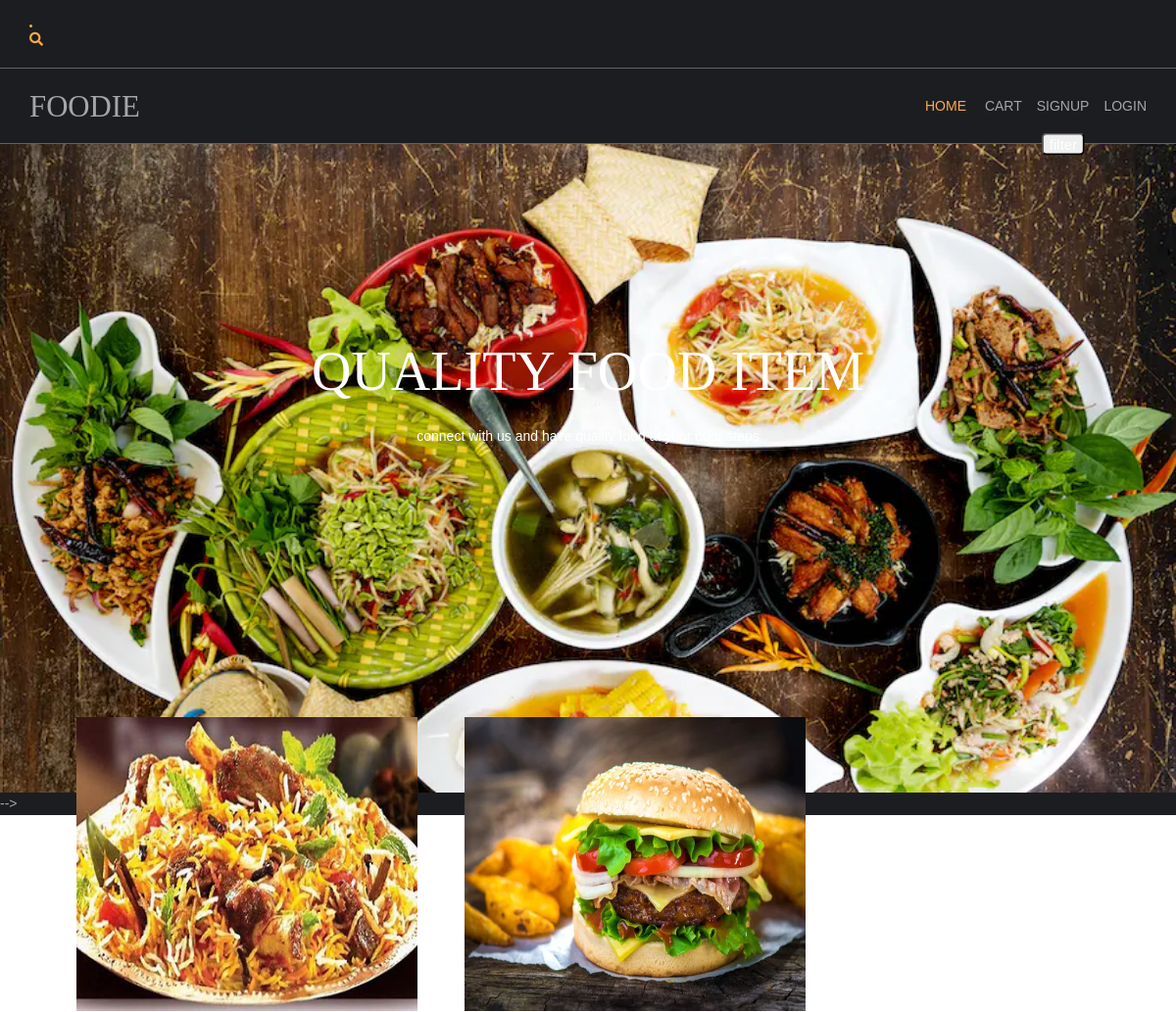
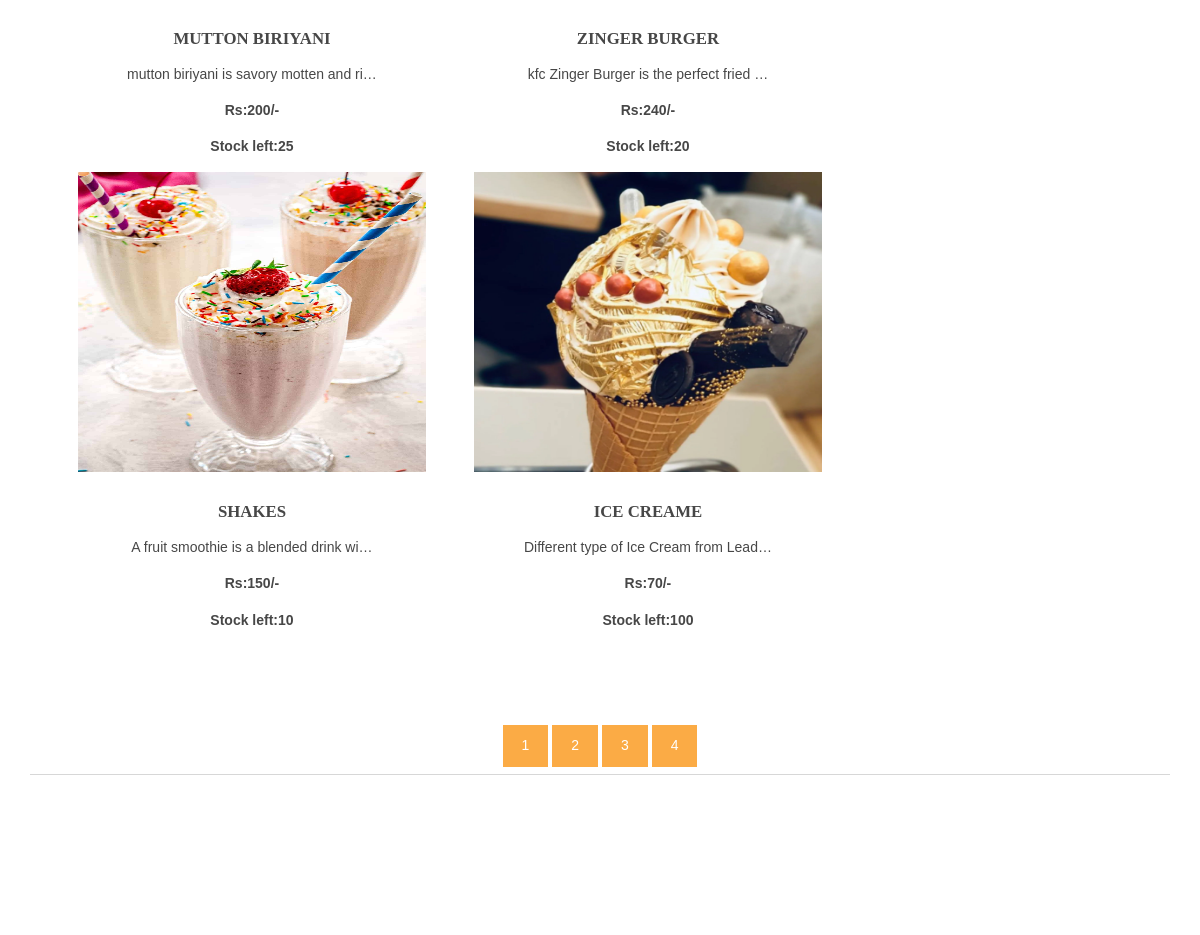
The page / on the database its author committed (2 pictures, top to bottom).
### shop/models.py (models this page shows, shortened)
class products(models.Model):
    name=models.CharField(max_length=250,unique=True)
    slug=models.SlugField(max_length=250,unique=True)
    image=models.ImageField(upload_to='products')
    desc=models.TextField()
    price=models.IntegerField()
    stock=models.IntegerField()
    available=models.BooleanField()
    categ=models.ForeignKey(category,on_delete=models.CASCADE)
    def get_url(self):
         return reverse('details',args=[self.categ.slug,self.slug])

### shop/views.py (the view)
# urls.py: 2. Add a URL to urlpatterns:  path('', views.home, name='home')
def home(request, c_slug=None):
       c_page=None
       prod=None
       if c_slug!=None:
              c_page=get_object_or_404(category,slug=c_slug)
              prod=products.objects.filter(categ=c_page,available=True)
       else:
               prod=products.objects.all().filter(available=True)
       categ= category.objects.all()
       paginator =Paginator(prod,4)
       try:
              page=int(request.GET.get('page','1'))
       except:
              page=1
       try:
              pro=paginator.page(page)
       except(EmptyPage,InvalidPage):
              pro = paginator.page(paginator.num_pages)
       return render(request,'home.html',{'pr':prod,'categ':categ,'pg':pro})

### shop/models.py (called while the page is built)
    def get_url(self):
        return reverse('prod_cat',args=[self.slug])

### templates/home.html (shortened to what this page needs)
{% extends  'base.html' %}
{% load static %}
{% block content %}
<head>
<link href="{% static 'home/layout/styles/layout.css' %}" rel="stylesheet" type="text/css" media="all">
</head>
<body id="top">
<div class="dropdown" style="float:right;margin-right:100px">
  <button class="btn1">filter</button>
</div>
      <div class="bgded"  style="background-image:url('/static/home/images/demo/backgrounds/01.png');" >
  <div id="pageintro" class="hoc clear">
    <article>
      <h3 class="heading">Quality food item</h3>
      <p >connect with us and have quality food at yuor door steps</p>
    </article>
  </div>
</div> -->
<div class="wrapper row3">
  <main class="hoc container clear">
    <section id="introblocks">
      <ul class="nospace group btmspace-80">
          {% for i in pg.object_list %}
        <li class="one_third ">
          <figure><a class="imgover" href="{{i.get_url}}"><img style="height:300px;width:400px;" src="{{i.image.url}}" alt=""></a>
            <figcaption>
              <h6 class="heading">{{i.name}}</h6>
              <p>{{i.desc|truncatechars:40}}</p>
              <B><P>Rs:{{i.price}}/-</p>
                <p> Stock left:{{i.stock}}</p></B>
            </figcaption>
          </figure>
        </li>
          {% endfor %}
      </ul>
    </section>
     <center>
  {% for  p in pg.paginator.page_range %}
  <a href="?page={{p}}" class="btn btn-light btn-sm {% if pg.number == p%} active {% endif %}">{{p}}</a>
  {% endfor %}
     </center>
  <hr class="btmspace-80">
  </div>
{% endblock %}

### templates/base.html (shortened to what this page needs)
{% load static %}
<!DOCTYPE html>
<html lang="en">
<head>
<link href="{% static 'home/layout/styles/layout.css' %}" rel="stylesheet" type="text/css" media="all">
</head>
<body id="top">
  <div class="wrapper row0">
      <div id="topbar" class="hoc clear">
          <div class="fl-right">
           <li id ="searchform">
              </li>
          </div>
      </div>
  </div>
  <div class="wrapper row1">
    <header id="header" class="hoc clear">
      <div id="logo" class="fl_left">
        <h1><a href="index.html">FOODIE</a></h1>
      </div>
      <nav id="mainav" class="fl_right">
          <ul class="clear">
              <li class="active"><a href="/">Home</a></li>
                <li><a class="active" href="#">Cart</a>
              {% if user.is_authenticated %}
              <li><a class="active" href="account/logout">Logout</a>
              {% else %}
              <li><a class="active" href="account/register">SignUp</a>
                <li><a class="active" href="account/login">Login</a>
                {% endif %}
              </li>
          </ul>
      </nav>
    </header>
  </div>
{% block content %}
{% endblock %}
</body>
</html>

### static/home/layout/styles/layout.css (style rules this page uses)
.row1 { border:solid; border-width:1px 0; }
#topbar { padding:20px 0; font-size:.8rem; text-transform:uppercase; }
#topbar #searchform { position:relative; line-height:1; z-index:9999; }
#topbar #searchform::after { display:block; height:18px; line-height:18px; padding:0; font-family:"Font Awesome\ 5 Free"; font-weight:900; font-size:1rem; content:"\f002"; }
#topbar #searchform ::placeholder { text-transform:capitalize; }
#header #logo { margin:22px 0 0 0; }
#header #logo h1 { margin:0; padding:0; font-size:2.2rem; text-transform:uppercase; }
#pageintro { padding:200px 0 300px; }
#pageintro article, #pageintro article p { display:block; max-width:75%; margin:0 auto; text-align:center; }
#pageintro article p { max-width:65%; line-height:2rem; }
#pageintro .heading { margin-bottom:20px; font-size:4rem; }
.container { padding:80px 0; }
#introblocks { display:block; position:relative; margin:-180px 0 0 0; z-index:1; text-align:center; }
#introblocks figure figcaption { display:block; padding:30px 0 0 0; text-align:center; }
#introblocks figure figcaption .heading { font-size:1.2rem; font-weight:700; margin-bottom:0; }
*, *::before, *::after { transition:all .3s ease-in-out; }
nav ul, nav ol { margin:0; padding:0; list-style:none; }
#mainav, #breadcrumb, .sidebar nav { line-height:normal; }
#mainav ul { text-transform:uppercase; }
#mainav li { display:inline-block; position:relative; margin:0 15px 0 0; padding:0; }
#mainav li:last-child { margin-right:0; }
#mainav li a { display:block; padding:30px 0; }
body { color:#A5A6AA; background-color:#1C1D21; }
a { color:#FBAB45; }
hr, .borderedbox { border-color:#D7D7D7; }
.btn, .btn.inverse:hover { color:#FFFFFF; background-color:#FBAB45; border-color:#FBAB45; }
.imgover, .imgover:hover::after { color:#FFFFFF; }
.row1 { border-color:rgba(255,255,255,.3); }
.row3 { color:#474747; background-color:#FFFFFF; }
#topbar #searchform { color:#FBAB45; }
#header #logo h1 a { color:inherit; }
#pageintro { color:#FFFFFF; }
#mainav li a { color:inherit; }
#mainav .active a, #mainav a:hover, #mainav li:hover > a { color:#FBAB45; background-color:inherit; }
@media screen and (min-width:1140px) { .hoc { max-width:1140px; } }

### templates/home.html (style rules this page uses)
.bgded { height: 100%; backgruond-position:center; background-size: cover; background-repeat: no-repeat; }
.btn1 { position: absolute; top: 50%; left: 50%; transform: translate(-50%, -50%); -ms-transform: translate(-50%, -50%); background-color #555; color: white; font-size: 15px; cursor: pointer; border-radius: 5px; text-align: center; }
.dropdown { position: relative; display:inline-block; padding-left:30px; }

### rows shown on the page
products: image (picture), name "MUTTON BIRIYANI", desc "mutton biriyani is savory motten and ri…", price "200", stock "25"
products: image (picture), name "ZINGER BURGER", desc "kfc Zinger Burger is the perfect fried …", price "240", stock "20"
products: image (picture), name "SHAKES", desc "A fruit smoothie is a blended drink wi…", price "150", stock "10"
products: image (picture), name "ICE CREAME", desc "Different type of Ice Cream from Lead…", price "70", stock "100"

### other values the page prints
{{ p }} "1" "2" "3" "4"
